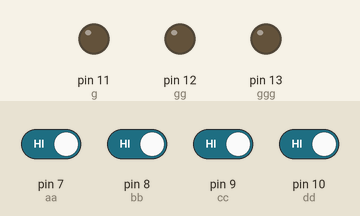
Bench run of a sketch on a simulated Arduino Uno, built with avr-gcc and run on an emulated ATmega328P. On the bench: output pins drawn as LEDs (lit = HIGH). Inputs (shaded band) come from the test bench; at power-on: pin 7 (aa), pin 8 (bb), pin 9 (cc), pin 10 (dd) HIGH.

Above: at 1.2 s.
1.3 s: pin 7 (aa) driven LOW and pin 8 (bb) driven LOW
At 2.5 s:
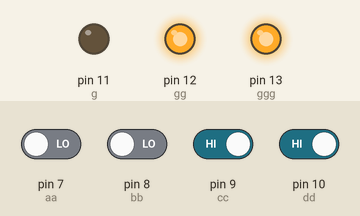
2.8 s: pin 7 (aa) driven HIGH
At 3.8 s:
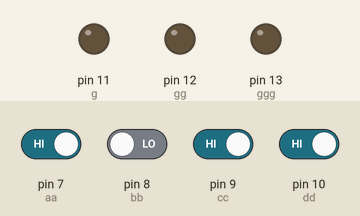
4.3 s: pin 9 (cc) driven LOW
At 4.9 s:
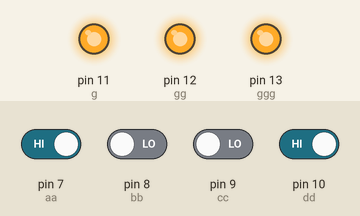
5.8 s: pin 9 (cc) driven HIGH
At 6.1 s:
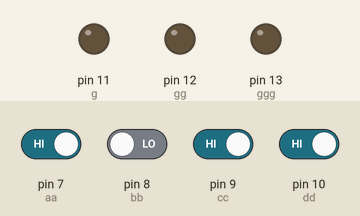
7.3 s: pin 7 (aa) driven LOW and pin 8 (bb) driven HIGH and pin 9 (cc) driven LOW and pin 10 (dd) driven LOW
8.8 s: pin 8 (bb) driven LOW
At 9.5 s:
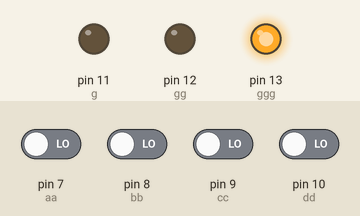
Timing chart, 0 to 11.3 s (numbered marks = the images above; inputs shaded):
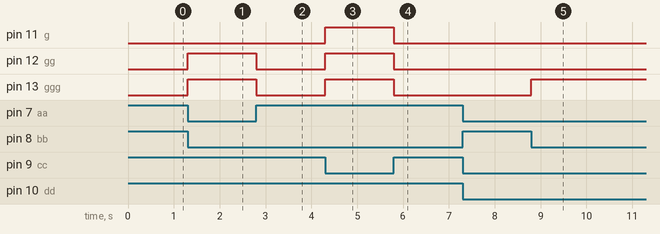

The sketch:

tresleds.ino
```cpp
int aa = 7;
int bb = 8;
int cc = 9;
int dd = 10;
int g = 11;
int gg = 12;
int ggg = 13;

void setup() {
  // put your setup code here, to run once:

  pinMode(aa, INPUT);
  pinMode(bb, INPUT);
  pinMode(cc, INPUT);
  pinMode(dd, INPUT);
  pinMode(g, OUTPUT);
  pinMode(gg, OUTPUT);
  pinMode(ggg, OUTPUT);
  Serial.begin(9600);

}

void loop() {
  // put your main code here, to run repeatedly:

  if (digitalRead(aa) == LOW && digitalRead(bb) == LOW && digitalRead(cc) == LOW && digitalRead(dd) == LOW)
  {
    digitalWrite(g, LOW);
    digitalWrite(gg, LOW);
    digitalWrite(ggg, HIGH);
  }else if (digitalRead(aa) == LOW && digitalRead(bb) == LOW && digitalRead(cc) == HIGH && digitalRead(dd) == HIGH)
  {
    digitalWrite(g, LOW);
    digitalWrite(gg, HIGH);
    digitalWrite(ggg, HIGH);
  }else if (digitalRead(aa) == LOW && digitalRead(bb) == HIGH && digitalRead(cc) == HIGH && digitalRead(dd) == LOW)
  {
    digitalWrite(g, HIGH);
    digitalWrite(gg, LOW);
    digitalWrite(ggg, HIGH);
  }else if (digitalRead(aa) == HIGH && digitalRead(bb) == LOW && digitalRead(cc) == LOW && digitalRead(dd) == HIGH)
  {
    digitalWrite(g, HIGH);
    digitalWrite(gg, HIGH);
    digitalWrite(ggg, HIGH);
  }else if (digitalRead(aa) == HIGH && digitalRead(bb) == HIGH && digitalRead(cc) == LOW && digitalRead(dd) == LOW)
  {
    digitalWrite(g, HIGH);
    digitalWrite(gg, HIGH);
    digitalWrite(ggg, LOW);
  }else{
    digitalWrite(g, LOW);
    digitalWrite(gg, LOW);
    digitalWrite(ggg, LOW);
  }

}
```

Measured:
- after the input at 1.3 s, pin 12 (gg), pin 13 (ggg): LOW → HIGH at once
- after the input at 2.8 s, pin 12 (gg), pin 13 (ggg): HIGH → LOW at once
- after the input at 4.3 s, pin 11 (g), pin 12 (gg), pin 13 (ggg): LOW → HIGH at once
- after the input at 5.8 s, pin 11 (g), pin 12 (gg), pin 13 (ggg): HIGH → LOW at once
- after the input at 8.8 s, pin 13 (ggg): LOW → HIGH at once
